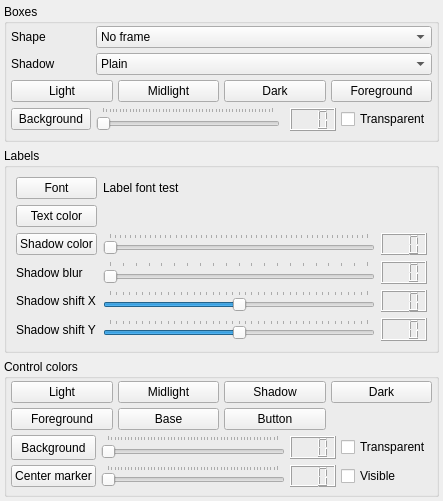
 <widget class="QWidget" name="MapOptions">
  <property name="geometry">
   <rect>
    <x>0</x>
    <y>0</y>
    <width>414</width>
    <height>501</height>
   </rect>
  </property>
  <property name="windowTitle">
   <string>Map options</string>
  </property>
  <layout class="QVBoxLayout" name="verticalLayout">
   <property name="leftMargin">
    <number>4</number>
   </property>
   <property name="topMargin">
    <number>4</number>
   </property>
   <property name="rightMargin">
    <number>4</number>
   </property>
   <property name="bottomMargin">
    <number>4</number>
   </property>
   <item>
    <widget class="QGroupBox" name="gpbOsdBoxes">
     <property name="maximumSize">
      <size>
       <width>16777215</width>
       <height>16777215</height>
      </size>
     </property>
     <property name="title">
      <string>Boxes</string>
     </property>
     <layout class="QGridLayout" name="gridLayout_5">
      <property name="leftMargin">
       <number>4</number>
      </property>
      <property name="topMargin">
       <number>2</number>
      </property>
      <property name="rightMargin">
       <number>4</number>
      </property>
      <property name="bottomMargin">
       <number>7</number>
      </property>
      <property name="spacing">
       <number>5</number>
      </property>
      <item row="1" column="0">
       <widget class="QLabel" name="lblBoxShadow">
        <property name="text">
         <string>Shadow</string>
        </property>
        <property name="wordWrap">
         <bool>true</bool>
        </property>
        <property name="buddy">
         <cstring>cmbBoxShadow</cstring>
        </property>
       </widget>
      </item>
      <item row="5" column="0">
       <widget class="QPushButton" name="pbBackgroundColor">
        <property name="minimumSize">
         <size>
          <width>0</width>
          <height>0</height>
         </size>
        </property>
        <property name="maximumSize">
         <size>
          <width>16777215</width>
          <height>16777215</height>
         </size>
        </property>
        <property name="text">
         <string>Background</string>
        </property>
       </widget>
      </item>
      <item row="3" column="0" colspan="6">
       <layout class="QHBoxLayout" name="horizontalLayout">
        <item>
         <widget class="QPushButton" name="pbBoxLight">
          <property name="minimumSize">
           <size>
            <width>0</width>
            <height>0</height>
           </size>
          </property>
          <property name="maximumSize">
           <size>
            <width>16777215</width>
            <height>16777215</height>
           </size>
          </property>
          <property name="text">
           <string>Light</string>
          </property>
         </widget>
        </item>
        <item>
         <widget class="QPushButton" name="pbBoxMidlight">
          <property name="minimumSize">
           <size>
            <width>0</width>
            <height>0</height>
           </size>
          </property>
          <property name="maximumSize">
           <size>
            <width>16777215</width>
            <height>16777215</height>
           </size>
          </property>
          <property name="text">
           <string>Midlight</string>
          </property>
         </widget>
        </item>
        <item>
         <widget class="QPushButton" name="pbBoxDark">
          <property name="minimumSize">
           <size>
            <width>0</width>
            <height>0</height>
           </size>
          </property>
          <property name="maximumSize">
           <size>
            <width>16777215</width>
            <height>16777215</height>
           </size>
          </property>
          <property name="text">
           <string>Dark</string>
          </property>
         </widget>
        </item>
        <item>
         <widget class="QPushButton" name="pbBoxForeground">
          <property name="minimumSize">
           <size>
            <width>0</width>
            <height>0</height>
           </size>
          </property>
          <property name="maximumSize">
           <size>
            <width>16777215</width>
            <height>16777215</height>
           </size>
          </property>
          <property name="text">
           <string>Foreground</string>
          </property>
         </widget>
        </item>
       </layout>
      </item>
      <item row="0" column="0">
       <widget class="QLabel" name="lblBoxShape">
        <property name="text">
         <string>Shape</string>
        </property>
        <property name="wordWrap">
         <bool>true</bool>
        </property>
        <property name="buddy">
         <cstring>cmbBoxShape</cstring>
        </property>
       </widget>
      </item>
      <item row="5" column="3">
       <widget class="QLCDNumber" name="lcdBgColorTranspar">
        <property name="sizePolicy">
         <sizepolicy hsizetype="Maximum" vsizetype="Maximum">
          <horstretch>0</horstretch>
          <verstretch>0</verstretch>
         </sizepolicy>
        </property>
        <property name="maximumSize">
         <size>
          <width>16777215</width>
          <height>16777215</height>
         </size>
        </property>
        <property name="font">
         <font>
          <pointsize>8</pointsize>
         </font>
        </property>
        <property name="smallDecimalPoint">
         <bool>false</bool>
        </property>
        <property name="digitCount">
         <number>3</number>
        </property>
       </widget>
      </item>
      <item row="5" column="1">
       <widget class="QSlider" name="slBackgroundAlpha">
        <property name="sizePolicy">
         <sizepolicy hsizetype="MinimumExpanding" vsizetype="Minimum">
          <horstretch>0</horstretch>
          <verstretch>0</verstretch>
         </sizepolicy>
        </property>
        <property name="minimumSize">
         <size>
          <width>128</width>
          <height>25</height>
         </size>
        </property>
        <property name="maximumSize">
         <size>
          <width>16777215</width>
          <height>16777215</height>
         </size>
        </property>
        <property name="maximum">
         <number>255</number>
        </property>
        <property name="pageStep">
         <number>5</number>
        </property>
        <property name="value">
         <number>0</number>
        </property>
        <property name="orientation">
         <enum>Qt::Horizontal</enum>
        </property>
        <property name="invertedAppearance">
         <bool>false</bool>
        </property>
        <property name="invertedControls">
         <bool>false</bool>
        </property>
        <property name="tickPosition">
         <enum>QSlider::TicksAbove</enum>
        </property>
        <property name="tickInterval">
         <number>0</number>
        </property>
       </widget>
      </item>
      <item row="5" column="4" colspan="2">
       <widget class="QCheckBox" name="cbBoxBgTransparent">
        <property name="text">
         <string>Transparent</string>
        </property>
       </widget>
      </item>
      <item row="1" column="1" colspan="5">
       <widget class="QComboBox" name="cmbBoxShadow">
        <property name="sizePolicy">
         <sizepolicy hsizetype="MinimumExpanding" vsizetype="Maximum">
          <horstretch>0</horstretch>
          <verstretch>0</verstretch>
         </sizepolicy>
        </property>
        <item>
         <property name="text">
          <string>Plain</string>
         </property>
        </item>
        <item>
         <property name="text">
          <string>Raised</string>
         </property>
        </item>
        <item>
         <property name="text">
          <string>Sunken</string>
         </property>
        </item>
       </widget>
      </item>
      <item row="0" column="1" colspan="5">
       <widget class="QComboBox" name="cmbBoxShape">
        <property name="sizePolicy">
         <sizepolicy hsizetype="MinimumExpanding" vsizetype="Minimum">
          <horstretch>0</horstretch>
          <verstretch>0</verstretch>
         </sizepolicy>
        </property>
        <item>
         <property name="text">
          <string>No frame</string>
         </property>
        </item>
        <item>
         <property name="text">
          <string>Box</string>
         </property>
        </item>
        <item>
         <property name="text">
          <string>Panel</string>
         </property>
        </item>
        <item>
         <property name="text">
          <string>Windows panel</string>
         </property>
        </item>
        <item>
         <property name="text">
          <string>Styled panel</string>
         </property>
        </item>
       </widget>
      </item>
     </layout>
    </widget>
   </item>
   <item>
    <widget class="QGroupBox" name="gpbOsdLabels">
     <property name="maximumSize">
      <size>
       <width>16777215</width>
       <height>16777215</height>
      </size>
     </property>
     <property name="title">
      <string>Labels</string>
     </property>
     <layout class="QGridLayout" name="gridLayout">
      <item row="0" column="0">
       <widget class="QPushButton" name="pbFont">
        <property name="sizePolicy">
         <sizepolicy hsizetype="Minimum" vsizetype="Minimum">
          <horstretch>0</horstretch>
          <verstretch>0</verstretch>
         </sizepolicy>
        </property>
        <property name="minimumSize">
         <size>
          <width>0</width>
          <height>0</height>
         </size>
        </property>
        <property name="maximumSize">
         <size>
          <width>16777215</width>
          <height>16777215</height>
         </size>
        </property>
        <property name="text">
         <string>Font</string>
        </property>
       </widget>
      </item>
      <item row="1" column="0">
       <widget class="QPushButton" name="pbTextColor">
        <property name="sizePolicy">
         <sizepolicy hsizetype="Minimum" vsizetype="Minimum">
          <horstretch>0</horstretch>
          <verstretch>0</verstretch>
         </sizepolicy>
        </property>
        <property name="minimumSize">
         <size>
          <width>0</width>
          <height>0</height>
         </size>
        </property>
        <property name="maximumSize">
         <size>
          <width>16777215</width>
          <height>16777215</height>
         </size>
        </property>
        <property name="text">
         <string>Text color</string>
        </property>
       </widget>
      </item>
      <item row="2" column="0">
       <widget class="QPushButton" name="pbShadowColor">
        <property name="sizePolicy">
         <sizepolicy hsizetype="Minimum" vsizetype="Minimum">
          <horstretch>0</horstretch>
          <verstretch>0</verstretch>
         </sizepolicy>
        </property>
        <property name="minimumSize">
         <size>
          <width>0</width>
          <height>0</height>
         </size>
        </property>
        <property name="maximumSize">
         <size>
          <width>16777215</width>
          <height>16777215</height>
         </size>
        </property>
        <property name="text">
         <string>Shadow color</string>
        </property>
       </widget>
      </item>
      <item row="2" column="1">
       <widget class="QSlider" name="slShadowAlpha">
        <property name="sizePolicy">
         <sizepolicy hsizetype="MinimumExpanding" vsizetype="Minimum">
          <horstretch>0</horstretch>
          <verstretch>0</verstretch>
         </sizepolicy>
        </property>
        <property name="minimumSize">
         <size>
          <width>0</width>
          <height>0</height>
         </size>
        </property>
        <property name="maximumSize">
         <size>
          <width>16777215</width>
          <height>16777215</height>
         </size>
        </property>
        <property name="maximum">
         <number>255</number>
        </property>
        <property name="pageStep">
         <number>5</number>
        </property>
        <property name="value">
         <number>0</number>
        </property>
        <property name="orientation">
         <enum>Qt::Horizontal</enum>
        </property>
        <property name="tickPosition">
         <enum>QSlider::TicksAbove</enum>
        </property>
       </widget>
      </item>
      <item row="2" column="2">
       <widget class="QLCDNumber" name="lcdShadTranspar">
        <property name="sizePolicy">
         <sizepolicy hsizetype="Maximum" vsizetype="Maximum">
          <horstretch>0</horstretch>
          <verstretch>0</verstretch>
         </sizepolicy>
        </property>
        <property name="maximumSize">
         <size>
          <width>16777215</width>
          <height>16777215</height>
         </size>
        </property>
        <property name="digitCount">
         <number>3</number>
        </property>
       </widget>
      </item>
      <item row="3" column="0">
       <widget class="QLabel" name="lblShadBlur">
        <property name="text">
         <string>Shadow blur</string>
        </property>
        <property name="wordWrap">
         <bool>true</bool>
        </property>
        <property name="buddy">
         <cstring>slShadowBlur</cstring>
        </property>
       </widget>
      </item>
      <item row="3" column="1">
       <widget class="QSlider" name="slShadowBlur">
        <property name="sizePolicy">
         <sizepolicy hsizetype="MinimumExpanding" vsizetype="Minimum">
          <horstretch>0</horstretch>
          <verstretch>0</verstretch>
         </sizepolicy>
        </property>
        <property name="maximum">
         <number>20</number>
        </property>
        <property name="singleStep">
         <number>1</number>
        </property>
        <property name="pageStep">
         <number>2</number>
        </property>
        <property name="orientation">
         <enum>Qt::Horizontal</enum>
        </property>
        <property name="tickPosition">
         <enum>QSlider::TicksAbove</enum>
        </property>
       </widget>
      </item>
      <item row="3" column="2">
       <widget class="QLCDNumber" name="lcdShadBlur">
        <property name="sizePolicy">
         <sizepolicy hsizetype="Maximum" vsizetype="Maximum">
          <horstretch>0</horstretch>
          <verstretch>0</verstretch>
         </sizepolicy>
        </property>
        <property name="maximumSize">
         <size>
          <width>16777215</width>
          <height>16777215</height>
         </size>
        </property>
        <property name="smallDecimalPoint">
         <bool>false</bool>
        </property>
        <property name="digitCount">
         <number>3</number>
        </property>
       </widget>
      </item>
      <item row="4" column="0">
       <widget class="QLabel" name="lblShadShiftX">
        <property name="text">
         <string>Shadow shift X</string>
        </property>
        <property name="wordWrap">
         <bool>true</bool>
        </property>
        <property name="buddy">
         <cstring>slShadowShiftX</cstring>
        </property>
       </widget>
      </item>
      <item row="4" column="1">
       <widget class="QSlider" name="slShadowShiftX">
        <property name="sizePolicy">
         <sizepolicy hsizetype="MinimumExpanding" vsizetype="Minimum">
          <horstretch>0</horstretch>
          <verstretch>0</verstretch>
         </sizepolicy>
        </property>
        <property name="minimum">
         <number>-20</number>
        </property>
        <property name="maximum">
         <number>20</number>
        </property>
        <property name="pageStep">
         <number>5</number>
        </property>
        <property name="orientation">
         <enum>Qt::Horizontal</enum>
        </property>
        <property name="tickPosition">
         <enum>QSlider::TicksAbove</enum>
        </property>
       </widget>
      </item>
      <item row="4" column="2">
       <widget class="QLCDNumber" name="lcdShadShiftX">
        <property name="sizePolicy">
         <sizepolicy hsizetype="Maximum" vsizetype="Maximum">
          <horstretch>0</horstretch>
          <verstretch>0</verstretch>
         </sizepolicy>
        </property>
        <property name="maximumSize">
         <size>
          <width>16777215</width>
          <height>16777215</height>
         </size>
        </property>
        <property name="digitCount">
         <number>3</number>
        </property>
       </widget>
      </item>
      <item row="5" column="0">
       <widget class="QLabel" name="lblShadShiftY">
        <property name="text">
         <string>Shadow shift Y</string>
        </property>
        <property name="wordWrap">
         <bool>true</bool>
        </property>
        <property name="buddy">
         <cstring>slShadowShiftY</cstring>
        </property>
       </widget>
      </item>
      <item row="5" column="1">
       <widget class="QSlider" name="slShadowShiftY">
        <property name="sizePolicy">
         <sizepolicy hsizetype="MinimumExpanding" vsizetype="Maximum">
          <horstretch>0</horstretch>
          <verstretch>0</verstretch>
         </sizepolicy>
        </property>
        <property name="minimum">
         <number>-20</number>
        </property>
        <property name="maximum">
         <number>20</number>
        </property>
        <property name="pageStep">
         <number>5</number>
        </property>
        <property name="orientation">
         <enum>Qt::Horizontal</enum>
        </property>
        <property name="tickPosition">
         <enum>QSlider::TicksAbove</enum>
        </property>
       </widget>
      </item>
      <item row="5" column="2">
       <widget class="QLCDNumber" name="lcdShadShiftY">
        <property name="sizePolicy">
         <sizepolicy hsizetype="Maximum" vsizetype="Maximum">
          <horstretch>0</horstretch>
          <verstretch>0</verstretch>
         </sizepolicy>
        </property>
        <property name="maximumSize">
         <size>
          <width>16777215</width>
          <height>16777215</height>
         </size>
        </property>
        <property name="digitCount">
         <number>3</number>
        </property>
       </widget>
      </item>
      <item row="0" column="1" colspan="2">
       <widget class="QLabel" name="lblFontTest">
        <property name="text">
         <string notr="true">Label font test</string>
        </property>
        <property name="wordWrap">
         <bool>true</bool>
        </property>
       </widget>
      </item>
     </layout>
    </widget>
   </item>
   <item>
    <widget class="QGroupBox" name="gbpOsdControlColors">
     <property name="maximumSize">
      <size>
       <width>16777215</width>
       <height>16777215</height>
      </size>
     </property>
     <property name="title">
      <string>Control colors</string>
     </property>
     <layout class="QGridLayout" name="gridLayout_4">
      <property name="leftMargin">
       <number>4</number>
      </property>
      <property name="topMargin">
       <number>2</number>
      </property>
      <property name="rightMargin">
       <number>4</number>
      </property>
      <property name="bottomMargin">
       <number>7</number>
      </property>
      <property name="spacing">
       <number>5</number>
      </property>
      <item row="7" column="0">
       <widget class="QPushButton" name="pbCntrlBackground">
        <property name="sizePolicy">
         <sizepolicy hsizetype="Preferred" vsizetype="Minimum">
          <horstretch>0</horstretch>
          <verstretch>0</verstretch>
         </sizepolicy>
        </property>
        <property name="minimumSize">
         <size>
          <width>0</width>
          <height>0</height>
         </size>
        </property>
        <property name="maximumSize">
         <size>
          <width>16777215</width>
          <height>16777215</height>
         </size>
        </property>
        <property name="text">
         <string>Background</string>
        </property>
       </widget>
      </item>
      <item row="7" column="1">
       <widget class="QSlider" name="slCntrlBackgroundAlpha">
        <property name="sizePolicy">
         <sizepolicy hsizetype="MinimumExpanding" vsizetype="Minimum">
          <horstretch>0</horstretch>
          <verstretch>0</verstretch>
         </sizepolicy>
        </property>
        <property name="minimumSize">
         <size>
          <width>128</width>
          <height>25</height>
         </size>
        </property>
        <property name="maximumSize">
         <size>
          <width>16777215</width>
          <height>25</height>
         </size>
        </property>
        <property name="maximum">
         <number>255</number>
        </property>
        <property name="pageStep">
         <number>5</number>
        </property>
        <property name="orientation">
         <enum>Qt::Horizontal</enum>
        </property>
        <property name="tickPosition">
         <enum>QSlider::TicksAbove</enum>
        </property>
       </widget>
      </item>
      <item row="7" column="2">
       <widget class="QLCDNumber" name="lcdCntrlBackgroundAlpha">
        <property name="sizePolicy">
         <sizepolicy hsizetype="Maximum" vsizetype="Maximum">
          <horstretch>0</horstretch>
          <verstretch>0</verstretch>
         </sizepolicy>
        </property>
        <property name="maximumSize">
         <size>
          <width>16777215</width>
          <height>16777215</height>
         </size>
        </property>
        <property name="digitCount">
         <number>3</number>
        </property>
       </widget>
      </item>
      <item row="7" column="3">
       <widget class="QCheckBox" name="cbCntrlBgTransparent">
        <property name="text">
         <string>Transparent</string>
        </property>
       </widget>
      </item>
      <item row="1" column="0" rowspan="3" colspan="4">
       <layout class="QGridLayout" name="gridLayout_6">
        <item row="1" column="1">
         <widget class="QPushButton" name="pbCntrlBase">
          <property name="minimumSize">
           <size>
            <width>0</width>
            <height>0</height>
           </size>
          </property>
          <property name="maximumSize">
           <size>
            <width>16777215</width>
            <height>16777215</height>
           </size>
          </property>
          <property name="text">
           <string>Base</string>
          </property>
         </widget>
        </item>
        <item row="1" column="0">
         <widget class="QPushButton" name="pbCntrlForeground">
          <property name="sizePolicy">
           <sizepolicy hsizetype="Preferred" vsizetype="Minimum">
            <horstretch>0</horstretch>
            <verstretch>0</verstretch>
           </sizepolicy>
          </property>
          <property name="minimumSize">
           <size>
            <width>0</width>
            <height>0</height>
           </size>
          </property>
          <property name="maximumSize">
           <size>
            <width>16777215</width>
            <height>16777215</height>
           </size>
          </property>
          <property name="text">
           <string>Foreground</string>
          </property>
         </widget>
        </item>
        <item row="0" column="0">
         <widget class="QPushButton" name="pbCntrlLight">
          <property name="minimumSize">
           <size>
            <width>0</width>
            <height>0</height>
           </size>
          </property>
          <property name="maximumSize">
           <size>
            <width>16777215</width>
            <height>16777215</height>
           </size>
          </property>
          <property name="text">
           <string>Light</string>
          </property>
         </widget>
        </item>
        <item row="0" column="1">
         <widget class="QPushButton" name="pbCntrlMidlight">
          <property name="minimumSize">
           <size>
            <width>0</width>
            <height>0</height>
           </size>
          </property>
          <property name="maximumSize">
           <size>
            <width>16777215</width>
            <height>16777215</height>
           </size>
          </property>
          <property name="text">
           <string>Midlight</string>
          </property>
         </widget>
        </item>
        <item row="0" column="2">
         <widget class="QPushButton" name="pbCntrlShadow">
          <property name="minimumSize">
           <size>
            <width>0</width>
            <height>0</height>
           </size>
          </property>
          <property name="maximumSize">
           <size>
            <width>16777215</width>
            <height>16777215</height>
           </size>
          </property>
          <property name="text">
           <string>Shadow</string>
          </property>
         </widget>
        </item>
        <item row="0" column="3">
         <widget class="QPushButton" name="pbCntrlDark">
          <property name="minimumSize">
           <size>
            <width>0</width>
            <height>0</height>
           </size>
          </property>
          <property name="maximumSize">
           <size>
            <width>16777215</width>
            <height>16777215</height>
           </size>
          </property>
          <property name="text">
           <string>Dark</string>
          </property>
         </widget>
        </item>
        <item row="1" column="2">
         <widget class="QPushButton" name="pbCntrlButton">
          <property name="minimumSize">
           <size>
            <width>0</width>
            <height>0</height>
           </size>
          </property>
          <property name="maximumSize">
           <size>
            <width>16777215</width>
            <height>16777215</height>
           </size>
          </property>
          <property name="text">
           <string>Button</string>
          </property>
         </widget>
        </item>
       </layout>
      </item>
      <item row="8" column="0">
       <widget class="QPushButton" name="pbCenterMarkerColor">
        <property name="text">
         <string>Center marker</string>
        </property>
       </widget>
      </item>
      <item row="8" column="1">
       <widget class="QSlider" name="slCenterMarkerAlpha">
        <property name="sizePolicy">
         <sizepolicy hsizetype="MinimumExpanding" vsizetype="Minimum">
          <horstretch>0</horstretch>
          <verstretch>0</verstretch>
         </sizepolicy>
        </property>
        <property name="maximum">
         <number>255</number>
        </property>
        <property name="pageStep">
         <number>5</number>
        </property>
        <property name="orientation">
         <enum>Qt::Horizontal</enum>
        </property>
        <property name="tickPosition">
         <enum>QSlider::TicksAbove</enum>
        </property>
       </widget>
      </item>
      <item row="8" column="2">
       <widget class="QLCDNumber" name="lcdCntrlCentralMarkerAlpha">
        <property name="sizePolicy">
         <sizepolicy hsizetype="Maximum" vsizetype="Maximum">
          <horstretch>0</horstretch>
          <verstretch>0</verstretch>
         </sizepolicy>
        </property>
        <property name="maximumSize">
         <size>
          <width>16777215</width>
          <height>16777215</height>
         </size>
        </property>
        <property name="digitCount">
         <number>3</number>
        </property>
       </widget>
      </item>
      <item row="8" column="3">
       <widget class="QCheckBox" name="cbCntrlCentralMarkerVisible">
        <property name="text">
         <string>Visible</string>
        </property>
       </widget>
      </item>
     </layout>
    </widget>
   </item>
  </layout>
 </widget>
